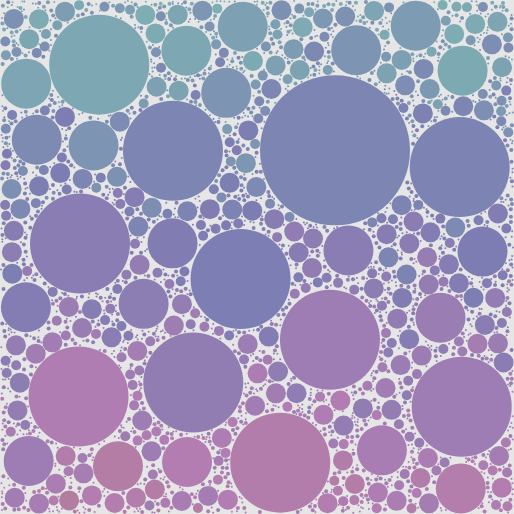
Frame 1 (no input)
Frame 60 (no input): identical to frame 1, image omitted
Frame 120 (the mouse pressed at the canvas centre since frame 60): identical to frame 1, image omitted

The p5.js sketch that drew this single still picture (run headless with seeded random() and noise() and a simulated clock; from frame 60 on, the mouse is pressed at the canvas centre):

// p5.js sketch
// ── sketch.js
//------------------------

let circles = [];
let newCircles = [];

function createCircles(radius, numberOfCircles) {
  // Guards from infinite loops
  var guard = 0;
  for (var i = 0; i < numberOfCircles; i++) {
    // Overlap flag
    var overlapping = false;

    // Defines circles attributes
    var circle = {
      x: radius + random(width - radius * 2),
      y: radius + random(height - radius * 2),
      r: radius
    }

    // Checks distance from all other circles
    for (var j = 0; j < circles.length; j++) {
      let madeCircle = circles[j];
      let d = dist(circle.x, circle.y, madeCircle.x, madeCircle.y);
      // if distance < radius1+radius2
      if (d < circle.r + madeCircle.r) {
        overlapping = true;
        break;
      }
    }

    // If it occupies an empty space
    if (!overlapping) {
      circles.push(circle);
      newCircles.push(circle);
    } else {
      i--;
      guard++;
      if (guard > 10000) {
        break;
      }
    }

  }

  // Draws all new circles
  for (var k = 0; k < newCircles.length; k++) {
    let circle = newCircles[k];
    noStroke();
    let hue = map(circle.y, circle.r, height - circle.r, 0, 100)
    fill(200+hue+random(-20,20), 30, 70);
    ellipse(circle.x, circle.y, circle.r * 2, circle.r * 2);
  }

  newCircles = [];
}

function setup() {
  // put setup code here
  createCanvas(514, 514);
  colorMode(HSB, 360, 100, 100, 1.0);
  background(90);
  createCircles(75, 1);
  createCircles(50, 10);
  createCircles(25, 20);
  createCircles(10, 200);
  createCircles(5, 200);
  createCircles(2, 2000);
  createCircles(1, 2000);
}

function draw() {
  // put drawing code here
}
